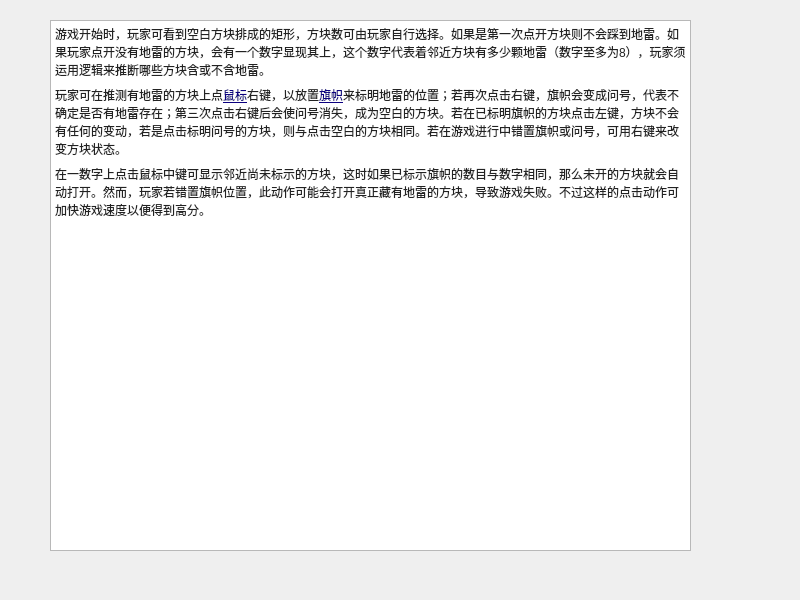
<?xml version="1.0" encoding="UTF-8"?>
<ui version="4.0">
 <class>help_Dialog</class>
 <widget class="QDialog" name="help_Dialog">
  <property name="geometry">
   <rect>
    <x>0</x>
    <y>0</y>
    <width>800</width>
    <height>600</height>
   </rect>
  </property>
  <property name="windowTitle">
   <string>帮助</string>
  </property>
  <widget class="QTextBrowser" name="textBrowser">
   <property name="geometry">
    <rect>
     <x>50</x>
     <y>20</y>
     <width>641</width>
     <height>531</height>
    </rect>
   </property>
   <property name="html">
    <string>&lt;!DOCTYPE HTML PUBLIC &quot;-//W3C//DTD HTML 4.0//EN&quot; &quot;http://www.w3.org/TR/REC-html40/strict.dtd&quot;&gt;
&lt;html&gt;&lt;head&gt;&lt;meta name=&quot;qrichtext&quot; content=&quot;1&quot; /&gt;&lt;style type=&quot;text/css&quot;&gt;
p, li { white-space: pre-wrap; }
&lt;/style&gt;&lt;/head&gt;&lt;body style=&quot; font-family:'SimSun'; font-size:9pt; font-weight:400; font-style:normal;&quot;&gt;
&lt;p style=&quot; margin-top:7px; margin-bottom:7px; margin-left:0px; margin-right:0px; -qt-block-indent:0; text-indent:0px; background-color:#ffffff;&quot;&gt;&lt;span style=&quot; font-family:'sans-serif'; color:#222222; background-color:#ffffff;&quot;&gt;游戏开始时，玩家可看到空白方块排成的矩形，方块数可由玩家自行选择。如果是第一次点开方块则不会踩到地雷。如果玩家点开没有地雷的方块，会有一个数字显现其上，这个数字代表着邻近方块有多少颗地雷（数字至多为8），玩家须运用逻辑来推断哪些方块含或不含地雷。&lt;/span&gt;&lt;/p&gt;
&lt;p style=&quot; margin-top:7px; margin-bottom:7px; margin-left:0px; margin-right:0px; -qt-block-indent:0; text-indent:0px; background-color:#ffffff;&quot;&gt;&lt;span style=&quot; font-family:'sans-serif'; color:#222222; background-color:#ffffff;&quot;&gt;玩家可在推测有地雷的方块上点&lt;/span&gt;&lt;a href=&quot;https://zh.wikipedia.org/wiki/%E6%BB%91%E9%BC%A0&quot;&gt;&lt;span style=&quot; font-family:'sans-serif'; text-decoration: underline; color:#0b0080;&quot;&gt;鼠标&lt;/span&gt;&lt;/a&gt;&lt;span style=&quot; font-family:'sans-serif'; color:#222222;&quot;&gt;右键，以放置&lt;/span&gt;&lt;a href=&quot;https://zh.wikipedia.org/wiki/%E6%97%97%E5%B9%9F&quot;&gt;&lt;span style=&quot; font-family:'sans-serif'; text-decoration: underline; color:#0b0080;&quot;&gt;旗帜&lt;/span&gt;&lt;/a&gt;&lt;span style=&quot; font-family:'sans-serif'; color:#222222;&quot;&gt;来标明地雷的位置；若再次点击右键，旗帜会变成问号，代表不确定是否有地雷存在；第三次点击右键后会使问号消失，成为空白的方块。若在已标明旗帜的方块点击左键，方块不会有任何的变动，若是点击标明问号的方块，则与点击空白的方块相同。若在游戏进行中错置旗帜或问号，可用右键来改变方块状态。&lt;/span&gt;&lt;/p&gt;
&lt;p style=&quot; margin-top:7px; margin-bottom:7px; margin-left:0px; margin-right:0px; -qt-block-indent:0; text-indent:0px; background-color:#ffffff;&quot;&gt;&lt;span style=&quot; font-family:'sans-serif'; color:#222222; background-color:#ffffff;&quot;&gt;在一数字上点击鼠标中键可显示邻近尚未标示的方块，这时如果已标示旗帜的数目与数字相同，那么未开的方块就会自动打开。然而，玩家若错置旗帜位置，此动作可能会打开真正藏有地雷的方块，导致游戏失败。不过这样的点击动作可加快游戏速度以便得到高分。&lt;/span&gt;&lt;/p&gt;&lt;/body&gt;&lt;/html&gt;</string>
   </property>
  </widget>
 </widget>
 <resources/>
 <connections/>
</ui>
